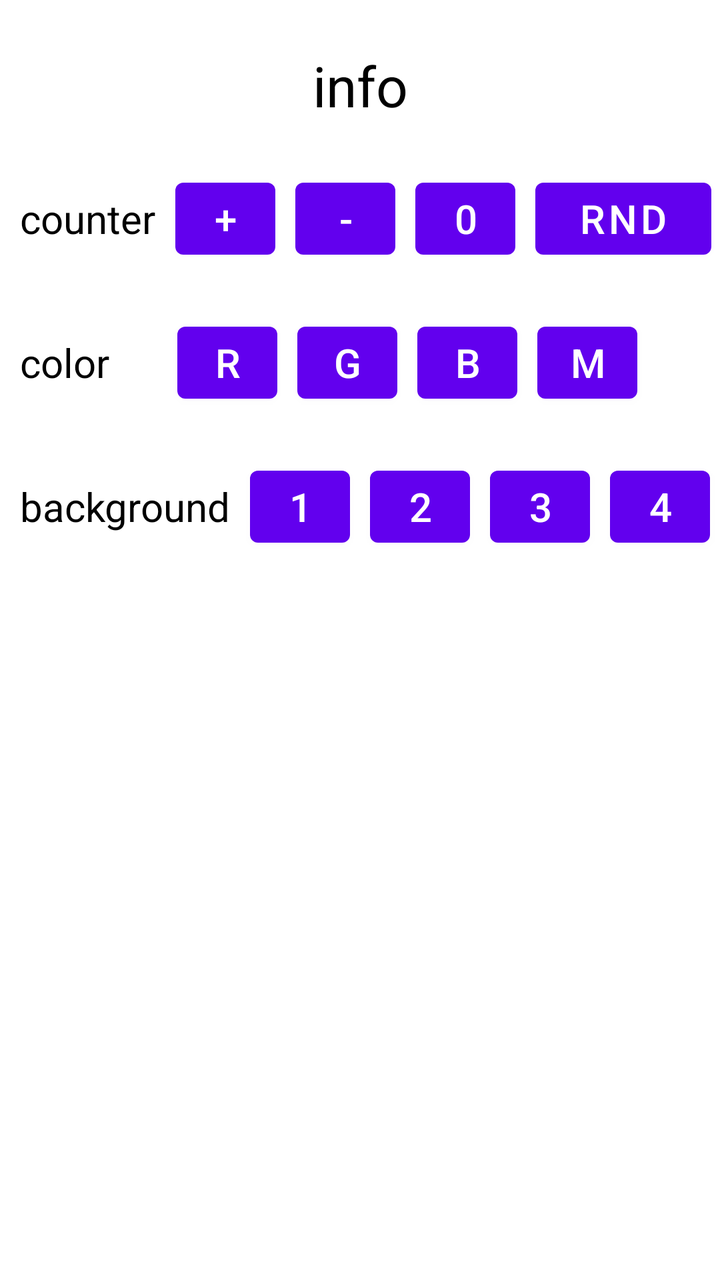
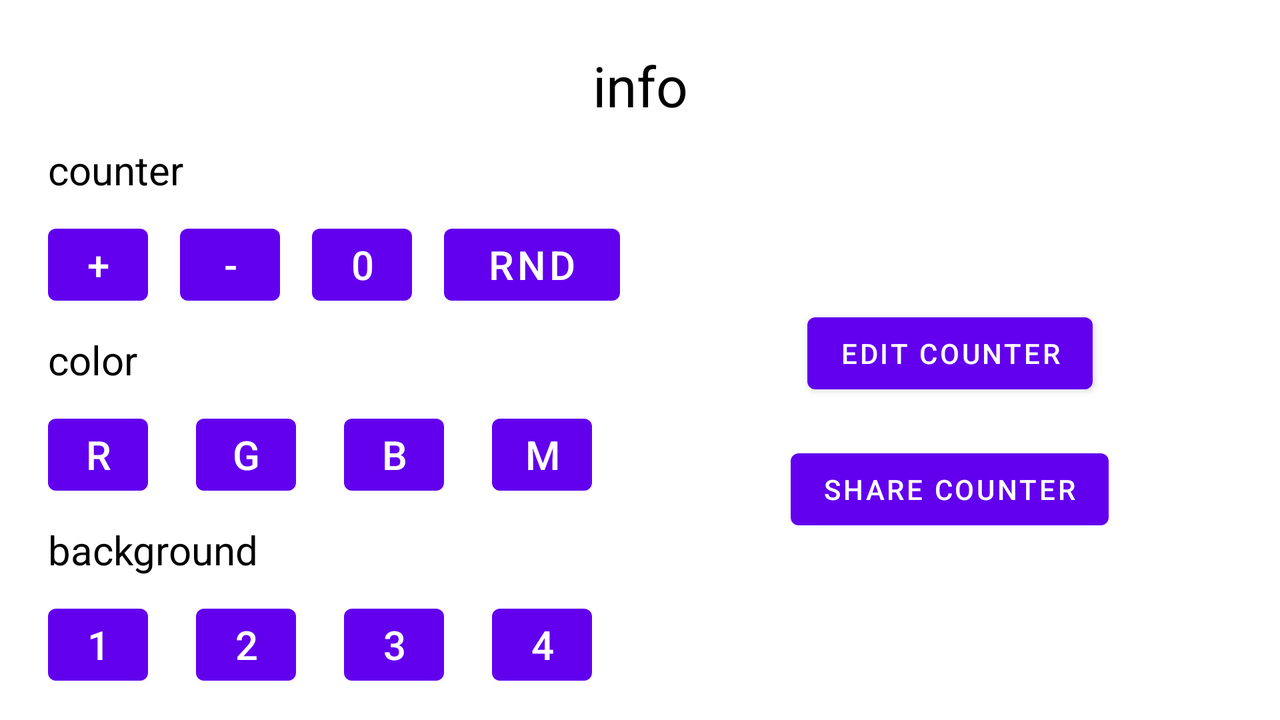

First picture: res/layout/ on a phone held upright. Second picture: the repository's own variant of that layout, on a device whose configuration matches the variant's folder. Source for both follows.
<!-- AndroidManifest.xml: application theme Theme.Lessson17 -->
<!-- res/layout/activity_counter.xml -->
<?xml version="1.0" encoding="utf-8"?>
<LinearLayout xmlns:android="http://schemas.android.com/apk/res/android"
    xmlns:tools="http://schemas.android.com/tools"
    android:id="@+id/root"
    android:layout_width="match_parent"
    android:layout_height="match_parent"
    android:orientation="vertical"
    tools:context=".CounterActivity">

    <TextView
        android:id="@+id/tv_info"
        android:layout_width="match_parent"
        android:layout_height="wrap_content"
        android:layout_gravity="center"
        android:layout_marginTop="24dp"
        android:gravity="center"
        android:text="info"
        android:textColor="#000000"
        android:textSize="28sp" />

    <LinearLayout
        android:layout_width="match_parent"
        android:layout_height="wrap_content"
        android:paddingLeft="10dp"
        android:paddingTop="24dp">

        <TextView
            android:layout_width="wrap_content"
            android:layout_height="wrap_content"
            android:layout_gravity="center"
            android:gravity="center"
            android:text="counter"
            android:textColor="#000000"
            android:textSize="20sp" />

        <Button
            android:id="@+id/btn_counter_plus"
            android:layout_width="50dp"
            android:layout_height="wrap_content"
            android:layout_marginLeft="10dp"
            android:onClick="setInfoValue"
            android:text="+"
            android:textSize="20sp" />

        <Button
            android:id="@+id/btn_counter_minus"

            android:layout_width="50dp"
            android:layout_height="wrap_content"
            android:layout_marginLeft="10dp"
            android:onClick="setInfoValue"
            android:text="-"
            android:textSize="20sp" />

        <Button
            android:id="@+id/btn_counter_0"

            android:layout_width="50dp"
            android:layout_height="wrap_content"
            android:layout_marginLeft="10dp"
            android:onClick="setInfoValue"
            android:text="0"
            android:textSize="20sp" />

        <Button
            android:id="@+id/btn_counter_rnd"
            android:layout_width="wrap_content"
            android:layout_height="wrap_content"
            android:layout_marginLeft="10dp"
            android:onClick="setInfoValue"
            android:text="rnd"
            android:textSize="20sp" />
    </LinearLayout>

    <LinearLayout
        android:layout_width="match_parent"
        android:layout_height="wrap_content"
        android:paddingLeft="10dp"
        android:paddingTop="24dp">

        <TextView
            android:layout_width="wrap_content"
            android:layout_height="wrap_content"
            android:layout_gravity="center"
            android:gravity="center"
            android:text="color"
            android:textColor="#000000"
            android:textSize="20dp" />

        <Button
            android:layout_width="50dp"
            android:layout_height="wrap_content"
            android:layout_marginLeft="34dp"
            android:onClick="setColorText"
            android:text="r"
            android:textSize="20sp" />

        <Button
            android:layout_width="50dp"
            android:layout_height="wrap_content"
            android:layout_marginLeft="10dp"
            android:onClick="setColorText"
            android:text="g"
            android:textSize="20sp" />

        <Button
            android:layout_width="50dp"
            android:layout_height="wrap_content"
            android:layout_marginLeft="10dp"
            android:onClick="setColorText"
            android:text="b"
            android:textSize="20sp" />

        <Button
            android:layout_width="50dp"
            android:layout_height="wrap_content"
            android:layout_marginLeft="10dp"
            android:onClick="setColorText"
            android:text="m"
            android:textSize="20sp" />
    </LinearLayout>

    <LinearLayout
        android:layout_width="match_parent"
        android:layout_height="wrap_content"
        android:paddingLeft="10dp"
        android:paddingTop="24dp">

        <TextView
            android:layout_width="wrap_content"
            android:layout_height="wrap_content"
            android:layout_gravity="center"
            android:gravity="center"
            android:text="background"
            android:textColor="#000000"
            android:textSize="20dp" />

        <Button
            android:layout_width="50dp"
            android:layout_height="wrap_content"
            android:layout_marginLeft="10dp"
            android:onClick="setBg"
            android:text="1"
            android:textSize="20sp" />

        <Button
            android:layout_width="50dp"
            android:layout_height="wrap_content"
            android:layout_marginLeft="10dp"
            android:onClick="setBg"
            android:text="2"
            android:textSize="20sp" />

        <Button
            android:layout_width="50dp"
            android:layout_height="wrap_content"
            android:layout_marginLeft="10dp"
            android:onClick="setBg"
            android:text="3"
            android:textSize="20sp" />

        <Button
            android:layout_width="50dp"
            android:layout_height="wrap_content"
            android:layout_marginLeft="10dp"
            android:onClick="setBg"
            android:text="4"
            android:textSize="20sp" />
    </LinearLayout>
</LinearLayout>
<!-- resources referenced by this layout -->
<resources>
  <style name="Theme.Lessson17" parent="Theme.MaterialComponents.DayNight.DarkActionBar">
          
          <item name="colorPrimary">@color/purple_500</item>
          <item name="colorPrimaryVariant">@color/purple_700</item>
          <item name="colorOnPrimary">@color/white</item>
          
          <item name="colorSecondary">@color/teal_200</item>
          <item name="colorSecondaryVariant">@color/teal_700</item>
          <item name="colorOnSecondary">@color/black</item>
          
          <item name="android:statusBarColor" tools:targetApi="l">?attr/colorPrimaryVariant</item>
          
      </style>
  <color name="purple_500">#FF6200EE</color>
  <color name="purple_700">#FF3700B3</color>
  <color name="white">#FFFFFFFF</color>
  <color name="teal_200">#FF03DAC5</color>
  <color name="teal_700">#FF018786</color>
  <color name="black">#FF000000</color>
</resources>
<!-- res/layout-land/activity_counter.xml (the repository's variant of the layout above) -->
<!-- drawn on the phone turned sideways -->
<?xml version="1.0" encoding="utf-8"?>
<LinearLayout xmlns:android="http://schemas.android.com/apk/res/android"
    xmlns:app="http://schemas.android.com/apk/res-auto"
    xmlns:tools="http://schemas.android.com/tools"
    android:id="@+id/counter_activity"
    android:layout_width="match_parent"
    android:layout_height="match_parent"
    android:orientation="vertical"
    tools:context=".CounterActivity">

    <TextView
        android:id="@+id/tv_info"
        android:layout_width="match_parent"
        android:layout_height="wrap_content"
        android:layout_gravity="center"
        android:layout_marginTop="24dp"
        android:gravity="center"
        android:text="info"
        android:textColor="@color/black"
        android:textSize="28sp" />

    <LinearLayout
        android:layout_width="match_parent"
        android:layout_height="match_parent"
        android:orientation="horizontal"
        >

        <ScrollView
            android:layout_width="wrap_content"
            android:layout_height="match_parent">
            <LinearLayout
                android:layout_width="wrap_content"
                android:layout_height="match_parent"
                android:orientation="vertical">

                <LinearLayout
                    android:layout_width="match_parent"
                    android:layout_height="wrap_content"
                    android:orientation="vertical"
                    android:paddingLeft="24dp"
                    android:paddingTop="10dp">

                    <TextView
                        android:layout_width="wrap_content"
                        android:layout_height="wrap_content"
                        android:layout_marginBottom="10dp"
                        android:gravity="center"
                        android:text="counter"
                        android:textColor="#000000"
                        android:textSize="20sp" />

                    <LinearLayout
                        android:layout_width="wrap_content"
                        android:layout_height="match_parent"
                        android:orientation="horizontal">

                        <Button
                            android:layout_width="50dp"
                            android:layout_height="wrap_content"
                            android:onClick="setCounter"
                            android:text="+"
                            android:textSize="20sp" />

                        <Button
                            android:layout_width="50dp"
                            android:layout_height="wrap_content"
                            android:layout_marginLeft="16dp"
                            android:onClick="setCounter"
                            android:text="-"
                            android:textSize="20sp" />

                        <Button
                            android:layout_width="50dp"
                            android:layout_height="wrap_content"
                            android:layout_marginLeft="16dp"
                            android:onClick="setCounter"
                            android:text="0"
                            android:textSize="20sp" />

                        <Button
                            android:layout_width="wrap_content"
                            android:layout_height="wrap_content"
                            android:layout_marginLeft="16dp"
                            android:onClick="setCounter"
                            android:text="rnd"
                            android:textSize="20sp" />
                    </LinearLayout>

                </LinearLayout>

                <LinearLayout
                    android:layout_width="match_parent"
                    android:layout_height="wrap_content"
                    android:orientation="vertical"
                    android:paddingLeft="24dp"
                    android:paddingTop="10dp">

                    <TextView
                        android:layout_width="wrap_content"
                        android:layout_height="wrap_content"
                        android:layout_marginBottom="10dp"
                        android:gravity="center"
                        android:text="color"
                        android:textColor="#000000"
                        android:textSize="20dp" />

                    <LinearLayout
                        android:layout_width="wrap_content"
                        android:layout_height="match_parent">

                        <Button
                            android:layout_width="50dp"
                            android:layout_height="wrap_content"
                            android:onClick="setTextColor"
                            android:text="r"
                            android:textSize="20sp" />

                        <Button
                            android:layout_width="50dp"
                            android:layout_height="wrap_content"
                            android:layout_marginLeft="24dp"
                            android:onClick="setTextColor"
                            android:text="g"
                            android:textSize="20sp" />

                        <Button
                            android:layout_width="50dp"
                            android:layout_height="wrap_content"
                            android:layout_marginLeft="24dp"
                            android:onClick="setTextColor"
                            android:text="b"
                            android:textSize="20sp" />

                        <Button
                            android:layout_width="50dp"
                            android:layout_height="wrap_content"
                            android:layout_marginLeft="24dp"
                            android:onClick="setTextColor"
                            android:text="m"
                            android:textSize="20sp" />
                    </LinearLayout>


                </LinearLayout>

                <LinearLayout
                    android:layout_width="match_parent"
                    android:layout_height="wrap_content"
                    android:orientation="vertical"
                    android:paddingLeft="24dp"
                    android:paddingTop="10dp">

                    <TextView
                        android:layout_width="wrap_content"
                        android:layout_height="wrap_content"
                        android:layout_marginBottom="10dp"
                        android:gravity="center"
                        android:text="background"
                        android:textColor="#000000"
                        android:textSize="20dp" />

                    <LinearLayout
                        android:layout_width="wrap_content"
                        android:layout_height="match_parent">

                        <Button
                            android:layout_width="50dp"
                            android:layout_height="wrap_content"
                            android:onClick="setBg"
                            android:text="1"
                            android:textSize="20sp" />

                        <Button
                            android:layout_width="50dp"
                            android:layout_height="wrap_content"
                            android:layout_marginLeft="24dp"
                            android:onClick="setBg"
                            android:text="2"
                            android:textSize="20sp" />

                        <Button
                            android:layout_width="50dp"
                            android:layout_height="wrap_content"
                            android:layout_marginLeft="24dp"
                            android:onClick="setBg"
                            android:text="3"
                            android:textSize="20sp" />

                        <Button
                            android:layout_width="50dp"
                            android:layout_height="wrap_content"
                            android:layout_marginLeft="24dp"
                            android:onClick="setBg"
                            android:text="4"
                            android:textSize="20sp" />
                    </LinearLayout>

                </LinearLayout>

            </LinearLayout>
        </ScrollView>


        <LinearLayout
            android:layout_width="match_parent"
            android:layout_height="match_parent"
            android:gravity="center"
            android:orientation="vertical">

            <Button
                android:id="@+id/edit_btn"
                android:layout_width="wrap_content"
                android:layout_height="wrap_content"
                android:text="edit counter" />

            <Button
                android:id="@+id/share_btn"
                android:layout_width="wrap_content"
                android:layout_height="wrap_content"
                android:layout_marginTop="20dp"
                android:text="share counter" />

        </LinearLayout>
    </LinearLayout>



</LinearLayout>
<!-- resources referenced by the variant -->
<!-- as the phone turned sideways resolves them -->
<resources>
  <color name="black">#FF000000</color>
  <style name="Theme.Lessson17" parent="Theme.MaterialComponents.DayNight.DarkActionBar">
          
          <item name="colorPrimary">@color/purple_500</item>
          <item name="colorPrimaryVariant">@color/purple_700</item>
          <item name="colorOnPrimary">@color/white</item>
          
          <item name="colorSecondary">@color/teal_200</item>
          <item name="colorSecondaryVariant">@color/teal_700</item>
          <item name="colorOnSecondary">@color/black</item>
          
          <item name="android:statusBarColor" tools:targetApi="l">?attr/colorPrimaryVariant</item>
          
      </style>
  <color name="purple_500">#FF6200EE</color>
  <color name="purple_700">#FF3700B3</color>
  <color name="white">#FFFFFFFF</color>
  <color name="teal_200">#FF03DAC5</color>
  <color name="teal_700">#FF018786</color>
</resources>
